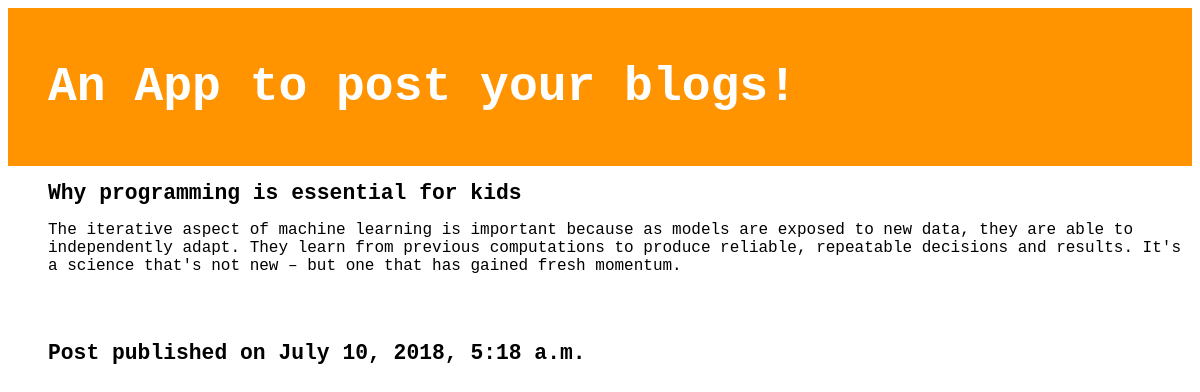
Screenshot of /posts/14 with the database file from the repository.
### blogpost/models.py (models this page shows, shortened)
class Post(models.Model):
    title = models.CharField(max_length=70)
    text = models.TextField()
    published_date = models.DateTimeField(default=timezone.now)
    author =  models.ForeignKey(Author, null =True, on_delete=models.CASCADE)

### blogpost/views.py (the view)
# urls.py: path('<int:pk>', post_detail, name ='post_detail' ),
def post_detail(request,pk):
    post = get_object_or_404(Post,pk=pk)
    return render(request, 'post_detail.html',{'post':post})

### blogpost/templates/post_detail.html (shortened to what this page needs)
{% load staticfiles %}
<!DOCTYPE html>
<html lang="en">
<head>
    <link rel="stylesheet" href="{% static 'css/blogpost.css' %}">
</head>
<body>
<div class="page-header"
     <div class="top-menu">
         <h1><a href="{% url 'list_posts' %}">An App to post your blogs! </a></h1>
    </div>
<div class="content container">
<div class="row">
    <div class="col-md-8">
        <div class="post">
                <div class="courier">
                 <h1>{{ post.title }}</h1>
                <p> {{ post.text}}</p>
                <br>                 <br>
                </div>
                <div class="courier">
                <h1> Post published on {{ post.published_date}}</h1>
                </div>
        </div>
    </div>
</div>
</div>
</body>
</html>

### blogpost/static/css/blogpost.css (style rules this page uses)
.page-header { background-color: #ff9400; margin-top: 0; padding: 20px 20px 20px 40px; }
.page-header h1, .page-header h1 a, .page-header h1 a:visited, .page-header h1 a:active { color: #ffffff; font-size: 36pt; text-decoration: none; }
.content { margin-left: 40px; }
.courier { font-family: 'Courier'; font-size: 12pt; }
h1 { font-family: 'Courier'; font-size: 16pt; }
.post { margin-bottom: 70px; font:'Arial' }

### rows the page displays
Post: title "Why programming is essential for kids", text "The iterative aspect of machine learning is important because as models are exposed to new data, they are able to independently adapt. They learn from previous computations to produce reliable, repeatable decisions and results. It's a science that's not new – but one that has gained fresh momentum.", published_date "July 10, 2018, 5:18 a.m."
